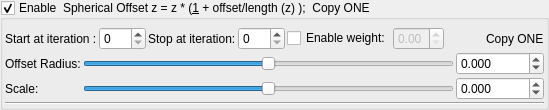
    <widget class="MyGroupBox" name="groupCheck_transform_sphericalOffset1_enabled">
     <property name="title">
      <string>Enable  Spherical Offset z = z * (&amp;1 + offset/length (z) );  Copy ONE</string>
     </property>
     <property name="checkable">
      <bool>true</bool>
     </property>
     <layout class="QVBoxLayout" name="verticalLayout_18" stretch="0,0,0">
      <property name="spacing">
       <number>2</number>
      </property>
      <property name="leftMargin">
       <number>2</number>
      </property>
      <property name="topMargin">
       <number>2</number>
      </property>
      <property name="rightMargin">
       <number>2</number>
      </property>
      <property name="bottomMargin">
       <number>2</number>
      </property>
      <item>
       <layout class="QGridLayout" name="gridLayout_26">
        <property name="topMargin">
         <number>5</number>
        </property>
        <item row="0" column="3">
         <widget class="MySpinBox" name="spinboxInt_transform_sphericalOffset1_stop_iterations">
          <property name="sizePolicy">
           <sizepolicy hsizetype="Preferred" vsizetype="Maximum">
            <horstretch>0</horstretch>
            <verstretch>0</verstretch>
           </sizepolicy>
          </property>
          <property name="maximum">
           <number>250</number>
          </property>
         </widget>
        </item>
        <item row="0" column="5">
         <widget class="MyDoubleSpinBox" name="spinbox_transform_sphericalOffset1_weight">
          <property name="enabled">
           <bool>false</bool>
          </property>
          <property name="sizePolicy">
           <sizepolicy hsizetype="Minimum" vsizetype="Maximum">
            <horstretch>0</horstretch>
            <verstretch>0</verstretch>
           </sizepolicy>
          </property>
          <property name="decimals">
           <number>2</number>
          </property>
          <property name="minimum">
           <double>0.000000000000000</double>
          </property>
          <property name="maximum">
           <double>1.000000000000000</double>
          </property>
          <property name="singleStep">
           <double>0.100000000000000</double>
          </property>
         </widget>
        </item>
        <item row="0" column="7">
         <widget class="QLabel" name="label_121">
          <property name="text">
           <string>Copy ONE</string>
          </property>
         </widget>
        </item>
        <item row="0" column="2">
         <widget class="QLabel" name="label_71">
          <property name="text">
           <string>Stop at iteration:</string>
          </property>
         </widget>
        </item>
        <item row="0" column="6">
         <spacer name="horizontalSpacer_15">
          <property name="orientation">
           <enum>Qt::Horizontal</enum>
          </property>
          <property name="sizeHint" stdset="0">
           <size>
            <width>40</width>
            <height>20</height>
           </size>
          </property>
         </spacer>
        </item>
        <item row="0" column="1">
         <widget class="MySpinBox" name="spinboxInt_transform_sphericalOffset1_start_iterations">
          <property name="sizePolicy">
           <sizepolicy hsizetype="Minimum" vsizetype="Maximum">
            <horstretch>0</horstretch>
            <verstretch>0</verstretch>
           </sizepolicy>
          </property>
          <property name="minimum">
           <number>0</number>
          </property>
          <property name="maximum">
           <number>250</number>
          </property>
          <property name="value">
           <number>0</number>
          </property>
         </widget>
        </item>
        <item row="0" column="0">
         <widget class="QLabel" name="label_86">
          <property name="text">
           <string>Start at iteration :</string>
          </property>
         </widget>
        </item>
        <item row="0" column="4">
         <widget class="QCheckBox" name="checkBox_transform_sphericalOffset1_weight_enabled">
          <property name="text">
           <string>Enable weight:</string>
          </property>
         </widget>
        </item>
       </layout>
      </item>
      <item>
       <layout class="QGridLayout" name="gridLayout_34">
        <property name="spacing">
         <number>2</number>
        </property>
        <item row="0" column="1">
         <widget class="QSlider" name="slider_transform_sphericalOffset1_offset_radius">
          <property name="sizePolicy">
           <sizepolicy hsizetype="Expanding" vsizetype="Maximum">
            <horstretch>0</horstretch>
            <verstretch>0</verstretch>
           </sizepolicy>
          </property>
          <property name="minimum">
           <number>-18000</number>
          </property>
          <property name="maximum">
           <number>18000</number>
          </property>
          <property name="value">
           <number>0</number>
          </property>
          <property name="sliderPosition">
           <number>0</number>
          </property>
          <property name="orientation">
           <enum>Qt::Horizontal</enum>
          </property>
         </widget>
        </item>
        <item row="0" column="0">
         <widget class="QLabel" name="label_7">
          <property name="text">
           <string>Offset Radius:</string>
          </property>
         </widget>
        </item>
        <item row="0" column="2">
         <widget class="MyDoubleSpinBox" name="spinbox_transform_sphericalOffset1_offset_radius">
          <property name="sizePolicy">
           <sizepolicy hsizetype="Minimum" vsizetype="Maximum">
            <horstretch>0</horstretch>
            <verstretch>0</verstretch>
           </sizepolicy>
          </property>
          <property name="prefix">
           <string/>
          </property>
          <property name="suffix">
           <string/>
          </property>
          <property name="decimals">
           <number>3</number>
          </property>
          <property name="minimum">
           <double>-36000.000000000000000</double>
          </property>
          <property name="maximum">
           <double>36000.000000000000000</double>
          </property>
          <property name="singleStep">
           <double>0.100000000000000</double>
          </property>
         </widget>
        </item>
        <item row="1" column="2">
         <widget class="MyDoubleSpinBox" name="spinbox_transform_sphericalOffset1_scale">
          <property name="sizePolicy">
           <sizepolicy hsizetype="Minimum" vsizetype="Maximum">
            <horstretch>0</horstretch>
            <verstretch>0</verstretch>
           </sizepolicy>
          </property>
          <property name="prefix">
           <string/>
          </property>
          <property name="suffix">
           <string/>
          </property>
          <property name="decimals">
           <number>3</number>
          </property>
          <property name="minimum">
           <double>-36000.000000000000000</double>
          </property>
          <property name="maximum">
           <double>36000.000000000000000</double>
          </property>
          <property name="singleStep">
           <double>0.100000000000000</double>
          </property>
         </widget>
        </item>
        <item row="1" column="1">
         <widget class="QSlider" name="slider_transform_sphericalOffset1_scale">
          <property name="sizePolicy">
           <sizepolicy hsizetype="Expanding" vsizetype="Maximum">
            <horstretch>0</horstretch>
            <verstretch>0</verstretch>
           </sizepolicy>
          </property>
          <property name="minimum">
           <number>-18000</number>
          </property>
          <property name="maximum">
           <number>18000</number>
          </property>
          <property name="value">
           <number>0</number>
          </property>
          <property name="sliderPosition">
           <number>0</number>
          </property>
          <property name="orientation">
           <enum>Qt::Horizontal</enum>
          </property>
         </widget>
        </item>
        <item row="1" column="0">
         <widget class="QLabel" name="label_142">
          <property name="text">
           <string>Scale:</string>
          </property>
         </widget>
        </item>
       </layout>
      </item>
      <item>
       <widget class="Line" name="line_17">
        <property name="orientation">
         <enum>Qt::Horizontal</enum>
        </property>
       </widget>
      </item>
     </layout>
    </widget>
